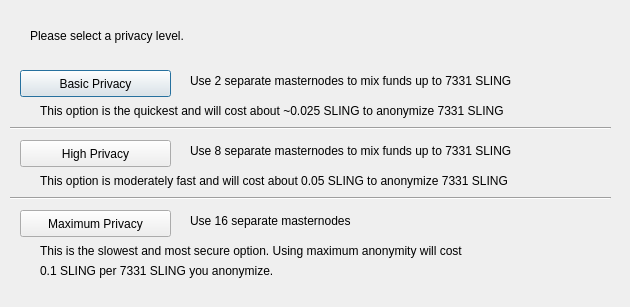
<?xml version="1.0" encoding="UTF-8"?>
<ui version="4.0">
 <class>CoinMixConfig</class>
 <widget class="QDialog" name="CoinMixConfig">
  <property name="geometry">
   <rect>
    <x>0</x>
    <y>0</y>
    <width>630</width>
    <height>307</height>
   </rect>
  </property>
  <property name="windowTitle">
   <string>Configure CoinMix</string>
  </property>
  <widget class="QPushButton" name="buttonBasic">
   <property name="geometry">
    <rect>
     <x>20</x>
     <y>70</y>
     <width>151</width>
     <height>27</height>
    </rect>
   </property>
   <property name="text">
    <string>Basic Privacy</string>
   </property>
  </widget>
  <widget class="QPushButton" name="buttonHigh">
   <property name="geometry">
    <rect>
     <x>20</x>
     <y>140</y>
     <width>151</width>
     <height>27</height>
    </rect>
   </property>
   <property name="text">
    <string>High Privacy</string>
   </property>
  </widget>
  <widget class="QPushButton" name="buttonMax">
   <property name="geometry">
    <rect>
     <x>20</x>
     <y>210</y>
     <width>151</width>
     <height>27</height>
    </rect>
   </property>
   <property name="text">
    <string>Maximum Privacy</string>
   </property>
  </widget>
  <widget class="QLabel" name="label">
   <property name="geometry">
    <rect>
     <x>30</x>
     <y>20</y>
     <width>571</width>
     <height>31</height>
    </rect>
   </property>
   <property name="text">
    <string>Please select a privacy level.</string>
   </property>
  </widget>
  <widget class="QLabel" name="label_2">
   <property name="geometry">
    <rect>
     <x>190</x>
     <y>70</y>
     <width>421</width>
     <height>21</height>
    </rect>
   </property>
   <property name="text">
    <string>Use 2 separate masternodes to mix funds up to 7331 SLING</string>
   </property>
  </widget>
  <widget class="QLabel" name="label_3">
   <property name="geometry">
    <rect>
     <x>190</x>
     <y>140</y>
     <width>411</width>
     <height>21</height>
    </rect>
   </property>
   <property name="text">
    <string>Use 8 separate masternodes to mix funds up to 7331 SLING</string>
   </property>
  </widget>
  <widget class="QLabel" name="label_4">
   <property name="geometry">
    <rect>
     <x>190</x>
     <y>210</y>
     <width>421</width>
     <height>21</height>
    </rect>
   </property>
   <property name="text">
    <string>Use 16 separate masternodes</string>
   </property>
  </widget>
  <widget class="QLabel" name="label_6">
   <property name="geometry">
    <rect>
     <x>40</x>
     <y>100</y>
     <width>561</width>
     <height>21</height>
    </rect>
   </property>
   <property name="text">
    <string>This option is the quickest and will cost about ~0.025 SLING to anonymize 7331 SLING</string>
   </property>
  </widget>
  <widget class="QLabel" name="label_7">
   <property name="geometry">
    <rect>
     <x>40</x>
     <y>170</y>
     <width>561</width>
     <height>21</height>
    </rect>
   </property>
   <property name="text">
    <string>This option is moderately fast and will cost about 0.05 SLING to anonymize 7331 SLING</string>
   </property>
  </widget>
  <widget class="QLabel" name="label_8">
   <property name="geometry">
    <rect>
     <x>40</x>
     <y>240</y>
     <width>561</width>
     <height>21</height>
    </rect>
   </property>
   <property name="text">
    <string>This is the slowest and most secure option. Using maximum anonymity will cost</string>
   </property>
  </widget>
  <widget class="QLabel" name="label_9">
   <property name="geometry">
    <rect>
     <x>40</x>
     <y>260</y>
     <width>561</width>
     <height>21</height>
    </rect>
   </property>
   <property name="text">
    <string>0.1 SLING per 7331 SLING you anonymize.</string>
   </property>
  </widget>
  <widget class="Line" name="line">
   <property name="geometry">
    <rect>
     <x>10</x>
     <y>120</y>
     <width>601</width>
     <height>16</height>
    </rect>
   </property>
   <property name="orientation">
    <enum>Qt::Horizontal</enum>
   </property>
  </widget>
  <widget class="Line" name="line_2">
   <property name="geometry">
    <rect>
     <x>10</x>
     <y>190</y>
     <width>601</width>
     <height>16</height>
    </rect>
   </property>
   <property name="orientation">
    <enum>Qt::Horizontal</enum>
   </property>
  </widget>
 </widget>
 <resources/>
 <connections/>
</ui>
